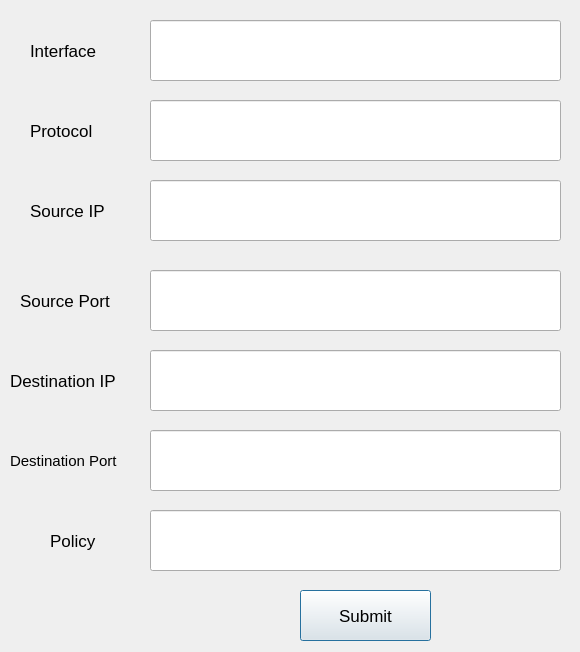
<?xml version="1.0" encoding="UTF-8"?>
<ui version="4.0">
 <class>set_Outbound_Dialog</class>
 <widget class="QDialog" name="set_Outbound_Dialog">
  <property name="geometry">
   <rect>
    <x>0</x>
    <y>0</y>
    <width>580</width>
    <height>652</height>
   </rect>
  </property>
  <property name="windowTitle">
   <string>Dialog</string>
  </property>
  <widget class="QLineEdit" name="lineEdit_7">
   <property name="geometry">
    <rect>
     <x>150</x>
     <y>510</y>
     <width>411</width>
     <height>61</height>
    </rect>
   </property>
  </widget>
  <widget class="QLabel" name="label">
   <property name="geometry">
    <rect>
     <x>30</x>
     <y>30</y>
     <width>81</width>
     <height>41</height>
    </rect>
   </property>
   <property name="font">
    <font>
     <pointsize>13</pointsize>
    </font>
   </property>
   <property name="text">
    <string>Interface</string>
   </property>
  </widget>
  <widget class="QLabel" name="label_4">
   <property name="geometry">
    <rect>
     <x>20</x>
     <y>280</y>
     <width>101</width>
     <height>41</height>
    </rect>
   </property>
   <property name="font">
    <font>
     <pointsize>13</pointsize>
    </font>
   </property>
   <property name="text">
    <string>Source Port</string>
   </property>
  </widget>
  <widget class="QLabel" name="label_7">
   <property name="geometry">
    <rect>
     <x>50</x>
     <y>520</y>
     <width>61</width>
     <height>41</height>
    </rect>
   </property>
   <property name="font">
    <font>
     <pointsize>13</pointsize>
    </font>
   </property>
   <property name="text">
    <string>Policy</string>
   </property>
  </widget>
  <widget class="QLineEdit" name="lineEdit_6">
   <property name="geometry">
    <rect>
     <x>150</x>
     <y>430</y>
     <width>411</width>
     <height>61</height>
    </rect>
   </property>
  </widget>
  <widget class="QLineEdit" name="lineEdit_2">
   <property name="geometry">
    <rect>
     <x>150</x>
     <y>100</y>
     <width>411</width>
     <height>61</height>
    </rect>
   </property>
  </widget>
  <widget class="QLabel" name="label_6">
   <property name="geometry">
    <rect>
     <x>10</x>
     <y>440</y>
     <width>131</width>
     <height>41</height>
    </rect>
   </property>
   <property name="font">
    <font>
     <pointsize>11</pointsize>
    </font>
   </property>
   <property name="text">
    <string>Destination Port</string>
   </property>
  </widget>
  <widget class="QLineEdit" name="lineEdit_3">
   <property name="geometry">
    <rect>
     <x>150</x>
     <y>180</y>
     <width>411</width>
     <height>61</height>
    </rect>
   </property>
  </widget>
  <widget class="QLineEdit" name="lineEdit_5">
   <property name="geometry">
    <rect>
     <x>150</x>
     <y>350</y>
     <width>411</width>
     <height>61</height>
    </rect>
   </property>
  </widget>
  <widget class="QLabel" name="label_2">
   <property name="geometry">
    <rect>
     <x>30</x>
     <y>110</y>
     <width>81</width>
     <height>41</height>
    </rect>
   </property>
   <property name="font">
    <font>
     <pointsize>13</pointsize>
    </font>
   </property>
   <property name="text">
    <string>Protocol</string>
   </property>
  </widget>
  <widget class="QPushButton" name="pushButton">
   <property name="geometry">
    <rect>
     <x>300</x>
     <y>590</y>
     <width>131</width>
     <height>51</height>
    </rect>
   </property>
   <property name="font">
    <font>
     <pointsize>13</pointsize>
    </font>
   </property>
   <property name="text">
    <string>Submit</string>
   </property>
  </widget>
  <widget class="QLabel" name="label_5">
   <property name="geometry">
    <rect>
     <x>10</x>
     <y>360</y>
     <width>121</width>
     <height>41</height>
    </rect>
   </property>
   <property name="font">
    <font>
     <pointsize>13</pointsize>
    </font>
   </property>
   <property name="text">
    <string>Destination IP</string>
   </property>
  </widget>
  <widget class="QLineEdit" name="lineEdit">
   <property name="geometry">
    <rect>
     <x>150</x>
     <y>20</y>
     <width>411</width>
     <height>61</height>
    </rect>
   </property>
  </widget>
  <widget class="QLineEdit" name="lineEdit_4">
   <property name="geometry">
    <rect>
     <x>150</x>
     <y>270</y>
     <width>411</width>
     <height>61</height>
    </rect>
   </property>
  </widget>
  <widget class="QLabel" name="label_3">
   <property name="geometry">
    <rect>
     <x>30</x>
     <y>190</y>
     <width>91</width>
     <height>41</height>
    </rect>
   </property>
   <property name="font">
    <font>
     <pointsize>13</pointsize>
    </font>
   </property>
   <property name="text">
    <string>Source IP</string>
   </property>
  </widget>
 </widget>
 <resources/>
 <connections/>
</ui>
